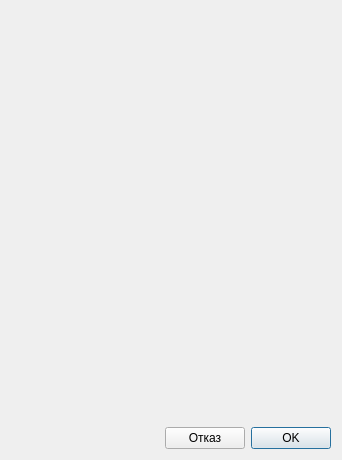
<?xml version="1.0" encoding="UTF-8"?>
<ui version="4.0">
 <class>ProcedureEditDialog</class>
 <widget class="QDialog" name="ProcedureEditDialog">
  <property name="geometry">
   <rect>
    <x>0</x>
    <y>0</y>
    <width>342</width>
    <height>460</height>
   </rect>
  </property>
  <property name="sizePolicy">
   <sizepolicy hsizetype="Fixed" vsizetype="Fixed">
    <horstretch>0</horstretch>
    <verstretch>0</verstretch>
   </sizepolicy>
  </property>
  <property name="minimumSize">
   <size>
    <width>0</width>
    <height>0</height>
   </size>
  </property>
  <property name="maximumSize">
   <size>
    <width>16777215</width>
    <height>16777215</height>
   </size>
  </property>
  <property name="windowTitle">
   <string>ProcedureEditDialog</string>
  </property>
  <layout class="QVBoxLayout" name="verticalLayout">
   <item>
    <layout class="QHBoxLayout" name="horizontalLayout_2">
     <item>
      <widget class="CommonFields" name="commonWidget" native="true">
       <property name="sizePolicy">
        <sizepolicy hsizetype="Preferred" vsizetype="Expanding">
         <horstretch>0</horstretch>
         <verstretch>0</verstretch>
        </sizepolicy>
       </property>
      </widget>
     </item>
    </layout>
   </item>
   <item>
    <layout class="QHBoxLayout" name="horizontalLayout">
     <item>
      <widget class="QLabel" name="errorLabel">
       <property name="text">
        <string/>
       </property>
       <property name="wordWrap">
        <bool>false</bool>
       </property>
      </widget>
     </item>
     <item>
      <spacer name="horizontalSpacer">
       <property name="orientation">
        <enum>Qt::Horizontal</enum>
       </property>
       <property name="sizeHint" stdset="0">
        <size>
         <width>40</width>
         <height>20</height>
        </size>
       </property>
      </spacer>
     </item>
     <item>
      <widget class="QPushButton" name="cancelButton">
       <property name="text">
        <string>Отказ</string>
       </property>
      </widget>
     </item>
     <item>
      <widget class="QPushButton" name="okButton">
       <property name="text">
        <string>OK</string>
       </property>
       <property name="default">
        <bool>true</bool>
       </property>
      </widget>
     </item>
    </layout>
   </item>
  </layout>
 </widget>
 <layoutdefault spacing="6" margin="11"/>
 <customwidgets>
  <customwidget>
   <class>CommonFields</class>
   <extends>QWidget</extends>
   <header>View/SubWidgets/CommonFields.h</header>
   <container>1</container>
  </customwidget>
 </customwidgets>
 <resources/>
 <connections/>
</ui>
